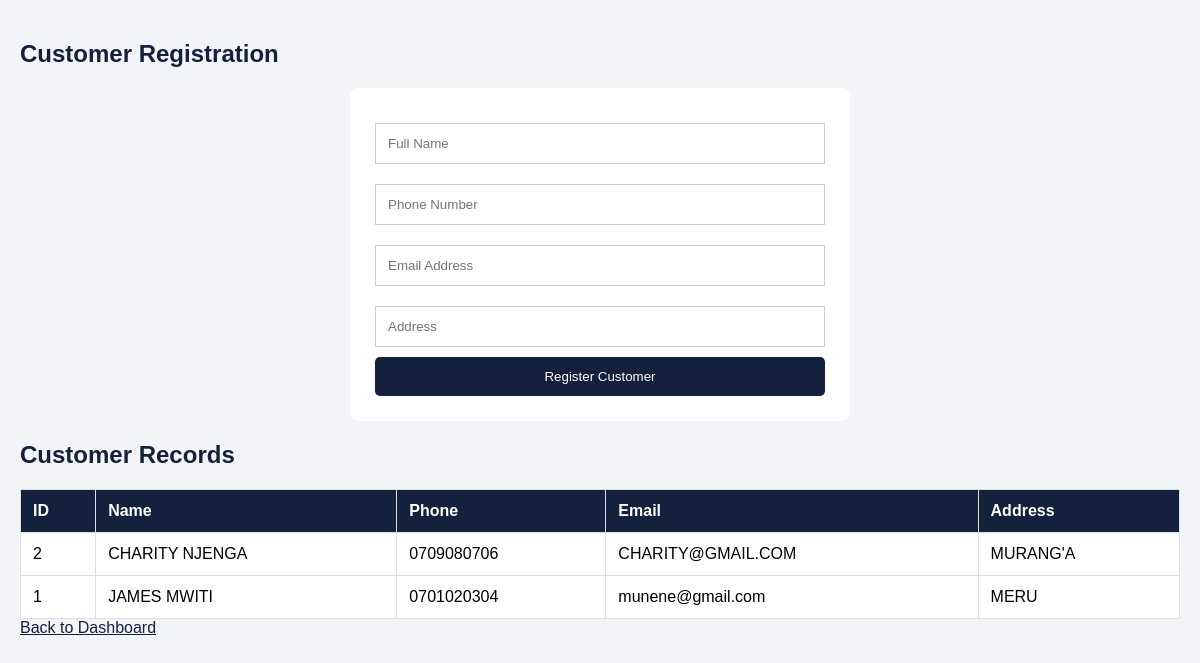
The page /customers.php on the database its author committed.
### tables this page shows
CREATE TABLE `customers` (
  `id` int(11) NOT NULL,
  `full_name` varchar(100) DEFAULT NULL,
  `phone` varchar(20) DEFAULT NULL,
  `email` varchar(100) DEFAULT NULL,
  `address` varchar(255) DEFAULT NULL
);

### customers.php (the view, shortened to what this page needs)
<?php
include 'db.php';
?>
<!DOCTYPE html>
<html>
<head>
<link rel="stylesheet" href="style.css">
</head>
<body>
<h2>Customer Registration</h2>
<form method="POST">
<input type="text" name="name" placeholder="Full Name" required>
<input type="text" name="phone" placeholder="Phone Number" required>
<input type="email" name="email" placeholder="Email Address" required>
<input type="text" name="address" placeholder="Address" required>
<button name="add">Register Customer</button>
</form>
<h2>Customer Records</h2>
<table>
<tr>
<th>ID</th>
<th>Name</th>
<th>Phone</th>
<th>Email</th>
<th>Address</th>
</tr>
<?php
$result = $conn->query("SELECT * FROM customers ORDER BY id DESC");
while($row = $result->fetch_assoc()) {
?>
<tr>
<td><?= $row['id'] ?></td>
<td><?= htmlspecialchars($row['full_name']) ?></td>
<td><?= htmlspecialchars($row['phone']) ?></td>
<td><?= htmlspecialchars($row['email']) ?></td>
<td><?= htmlspecialchars($row['address']) ?></td>
</tr>
<?php } ?>
</table>
<a href="index.php">Back to Dashboard</a>
</body>
</html>

### style.css (style rules this page uses)
body { font-family: Arial, sans-serif; background: #f2f4f8; margin: 0; padding: 20px; }
h2 { color: #14213d; }
form { background: white; padding: 25px; max-width: 450px; margin: 20px auto; border-radius: 8px; }
input, select { width: 100%; padding: 12px; margin: 10px 0; border: 1px solid #ccc; box-sizing: border-box; }
button { background: #14213d; color: white; border: none; padding: 12px; width: 100%; cursor: pointer; border-radius: 5px; }
table { width: 100%; border-collapse: collapse; background: white; margin-top: 20px; }
th, td { border: 1px solid #ddd; padding: 12px; text-align: left; }
th { background: #14213d; color: white; }
a { color: #14213d; }

### rows shown on the page
customers: id "2", full_name "CHARITY NJENGA", phone "0709080706", email "CHARITY@GMAIL.COM", address "MURANG'A"
customers: id "1", full_name "JAMES MWITI", phone "0701020304", email "munene@gmail.com", address "MERU"
